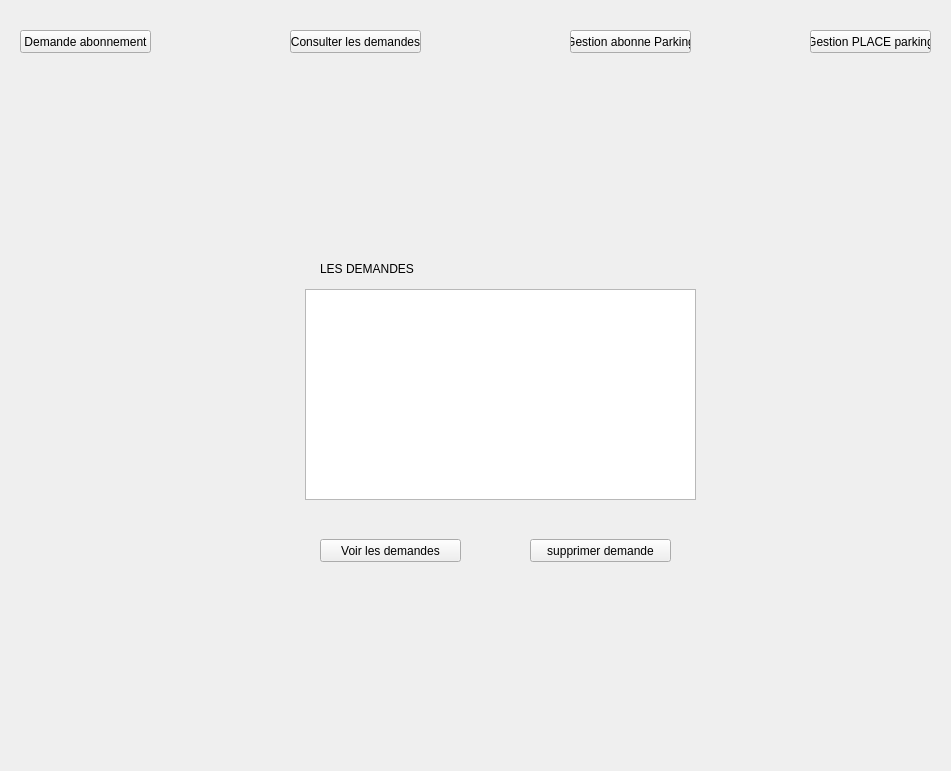
<?xml version="1.0" encoding="UTF-8"?>
<ui version="4.0">
 <class>gerer_abonneP</class>
 <widget class="QWidget" name="gerer_abonneP">
  <property name="geometry">
   <rect>
    <x>0</x>
    <y>0</y>
    <width>951</width>
    <height>771</height>
   </rect>
  </property>
  <property name="windowTitle">
   <string>Form</string>
  </property>
  <widget class="QStackedWidget" name="stackedWidget">
   <property name="geometry">
    <rect>
     <x>0</x>
     <y>69</y>
     <width>941</width>
     <height>691</height>
    </rect>
   </property>
   <property name="currentIndex">
    <number>1</number>
   </property>
   <widget class="QWidget" name="page_4">
    <widget class="QLabel" name="label_7">
     <property name="geometry">
      <rect>
       <x>280</x>
       <y>390</y>
       <width>47</width>
       <height>13</height>
      </rect>
     </property>
     <property name="text">
      <string>mail</string>
     </property>
    </widget>
    <widget class="QLabel" name="label_8">
     <property name="geometry">
      <rect>
       <x>280</x>
       <y>350</y>
       <width>51</width>
       <height>16</height>
      </rect>
     </property>
     <property name="text">
      <string>CIN</string>
     </property>
    </widget>
    <widget class="QLineEdit" name="EMAIL">
     <property name="geometry">
      <rect>
       <x>370</x>
       <y>390</y>
       <width>113</width>
       <height>20</height>
      </rect>
     </property>
    </widget>
    <widget class="QLabel" name="label_9">
     <property name="geometry">
      <rect>
       <x>230</x>
       <y>300</y>
       <width>111</width>
       <height>20</height>
      </rect>
     </property>
     <property name="text">
      <string>Date de naissance</string>
     </property>
    </widget>
    <widget class="QLabel" name="label_10">
     <property name="geometry">
      <rect>
       <x>280</x>
       <y>250</y>
       <width>47</width>
       <height>13</height>
      </rect>
     </property>
     <property name="text">
      <string>Prenom</string>
     </property>
    </widget>
    <widget class="QLineEdit" name="NOM">
     <property name="geometry">
      <rect>
       <x>370</x>
       <y>210</y>
       <width>113</width>
       <height>20</height>
      </rect>
     </property>
    </widget>
    <widget class="QPushButton" name="envoyerdemandeabonnement">
     <property name="geometry">
      <rect>
       <x>580</x>
       <y>450</y>
       <width>75</width>
       <height>23</height>
      </rect>
     </property>
     <property name="text">
      <string>Envoyer</string>
     </property>
    </widget>
    <widget class="QDateEdit" name="DATE">
     <property name="geometry">
      <rect>
       <x>370</x>
       <y>300</y>
       <width>110</width>
       <height>22</height>
      </rect>
     </property>
    </widget>
    <widget class="QLabel" name="label_11">
     <property name="geometry">
      <rect>
       <x>400</x>
       <y>170</y>
       <width>201</width>
       <height>16</height>
      </rect>
     </property>
     <property name="text">
      <string>Demande d'abonnement Parking</string>
     </property>
    </widget>
    <widget class="QLabel" name="label_12">
     <property name="geometry">
      <rect>
       <x>280</x>
       <y>210</y>
       <width>47</width>
       <height>13</height>
      </rect>
     </property>
     <property name="text">
      <string>Nom</string>
     </property>
    </widget>
    <widget class="QLineEdit" name="PRENOM">
     <property name="geometry">
      <rect>
       <x>370</x>
       <y>250</y>
       <width>113</width>
       <height>20</height>
      </rect>
     </property>
    </widget>
    <widget class="QLineEdit" name="CIN">
     <property name="geometry">
      <rect>
       <x>370</x>
       <y>340</y>
       <width>113</width>
       <height>20</height>
      </rect>
     </property>
    </widget>
    <widget class="QLabel" name="frr">
     <property name="geometry">
      <rect>
       <x>200</x>
       <y>300</y>
       <width>101</width>
       <height>41</height>
      </rect>
     </property>
     <property name="text">
      <string/>
     </property>
    </widget>
   </widget>
   <widget class="QWidget" name="page">
    <widget class="QTableView" name="TABDE">
     <property name="geometry">
      <rect>
       <x>305</x>
       <y>220</y>
       <width>391</width>
       <height>211</height>
      </rect>
     </property>
    </widget>
    <widget class="QLabel" name="label_6">
     <property name="geometry">
      <rect>
       <x>320</x>
       <y>190</y>
       <width>331</width>
       <height>20</height>
      </rect>
     </property>
     <property name="text">
      <string>LES DEMANDES</string>
     </property>
    </widget>
    <widget class="QPushButton" name="afficher_demande">
     <property name="geometry">
      <rect>
       <x>320</x>
       <y>470</y>
       <width>141</width>
       <height>23</height>
      </rect>
     </property>
     <property name="text">
      <string>Voir les demandes</string>
     </property>
    </widget>
    <widget class="QPushButton" name="supprimer_demande">
     <property name="geometry">
      <rect>
       <x>530</x>
       <y>470</y>
       <width>141</width>
       <height>23</height>
      </rect>
     </property>
     <property name="text">
      <string>supprimer demande</string>
     </property>
    </widget>
   </widget>
   <widget class="QWidget" name="page_2">
    <widget class="QLineEdit" name="nom">
     <property name="geometry">
      <rect>
       <x>290</x>
       <y>210</y>
       <width>113</width>
       <height>20</height>
      </rect>
     </property>
    </widget>
    <widget class="QLineEdit" name="prenom">
     <property name="geometry">
      <rect>
       <x>290</x>
       <y>270</y>
       <width>113</width>
       <height>20</height>
      </rect>
     </property>
    </widget>
    <widget class="QLabel" name="label_2">
     <property name="geometry">
      <rect>
       <x>230</x>
       <y>210</y>
       <width>47</width>
       <height>13</height>
      </rect>
     </property>
     <property name="text">
      <string>Nom</string>
     </property>
    </widget>
    <widget class="QLabel" name="label_3">
     <property name="geometry">
      <rect>
       <x>230</x>
       <y>280</y>
       <width>47</width>
       <height>13</height>
      </rect>
     </property>
     <property name="text">
      <string>Prenom</string>
     </property>
    </widget>
    <widget class="QTableView" name="tabP">
     <property name="geometry">
      <rect>
       <x>480</x>
       <y>230</y>
       <width>251</width>
       <height>251</height>
      </rect>
     </property>
    </widget>
    <widget class="QPushButton" name="save">
     <property name="geometry">
      <rect>
       <x>320</x>
       <y>300</y>
       <width>75</width>
       <height>23</height>
      </rect>
     </property>
     <property name="text">
      <string>Ajouter</string>
     </property>
    </widget>
    <widget class="QLineEdit" name="lineEdit">
     <property name="geometry">
      <rect>
       <x>590</x>
       <y>490</y>
       <width>113</width>
       <height>20</height>
      </rect>
     </property>
    </widget>
    <widget class="QComboBox" name="filtre_abo">
     <property name="geometry">
      <rect>
       <x>500</x>
       <y>490</y>
       <width>69</width>
       <height>22</height>
      </rect>
     </property>
    </widget>
    <widget class="QWidget" name="layoutWidget">
     <property name="geometry">
      <rect>
       <x>490</x>
       <y>190</y>
       <width>239</width>
       <height>30</height>
      </rect>
     </property>
     <layout class="QHBoxLayout" name="horizontalLayout">
      <item>
       <widget class="QPushButton" name="modifier">
        <property name="text">
         <string>Modifier</string>
        </property>
       </widget>
      </item>
      <item>
       <widget class="QPushButton" name="supprimer">
        <property name="text">
         <string>Supprimer</string>
        </property>
       </widget>
      </item>
     </layout>
    </widget>
    <widget class="QPushButton" name="retourner">
     <property name="geometry">
      <rect>
       <x>230</x>
       <y>460</y>
       <width>75</width>
       <height>23</height>
      </rect>
     </property>
     <property name="text">
      <string>Retourner</string>
     </property>
    </widget>
    <zorder>layoutWidget</zorder>
    <zorder>nom</zorder>
    <zorder>prenom</zorder>
    <zorder>label_2</zorder>
    <zorder>label_3</zorder>
    <zorder>tabP</zorder>
    <zorder>save</zorder>
    <zorder>lineEdit</zorder>
    <zorder>filtre_abo</zorder>
    <zorder>retourner</zorder>
   </widget>
   <widget class="QWidget" name="page_3">
    <widget class="QLineEdit" name="id5">
     <property name="geometry">
      <rect>
       <x>310</x>
       <y>230</y>
       <width>113</width>
       <height>20</height>
      </rect>
     </property>
    </widget>
    <widget class="QLabel" name="label">
     <property name="geometry">
      <rect>
       <x>220</x>
       <y>230</y>
       <width>91</width>
       <height>20</height>
      </rect>
     </property>
     <property name="text">
      <string>Identifiant parking</string>
     </property>
    </widget>
    <widget class="QLabel" name="label_4">
     <property name="geometry">
      <rect>
       <x>230</x>
       <y>390</y>
       <width>91</width>
       <height>20</height>
      </rect>
     </property>
     <property name="text">
      <string>Numero de place</string>
     </property>
    </widget>
    <widget class="QTableView" name="tabplace">
     <property name="geometry">
      <rect>
       <x>450</x>
       <y>250</y>
       <width>251</width>
       <height>241</height>
      </rect>
     </property>
    </widget>
    <widget class="QLineEdit" name="num5">
     <property name="geometry">
      <rect>
       <x>320</x>
       <y>390</y>
       <width>113</width>
       <height>20</height>
      </rect>
     </property>
    </widget>
    <widget class="QPushButton" name="ajouterplaceparking">
     <property name="geometry">
      <rect>
       <x>330</x>
       <y>450</y>
       <width>75</width>
       <height>23</height>
      </rect>
     </property>
     <property name="text">
      <string>ajouter </string>
     </property>
    </widget>
    <widget class="QPushButton" name="afficherplaceparking">
     <property name="geometry">
      <rect>
       <x>620</x>
       <y>510</y>
       <width>75</width>
       <height>23</height>
      </rect>
     </property>
     <property name="text">
      <string>afficher</string>
     </property>
    </widget>
    <widget class="QPushButton" name="modifierplaceparking">
     <property name="geometry">
      <rect>
       <x>480</x>
       <y>510</y>
       <width>75</width>
       <height>23</height>
      </rect>
     </property>
     <property name="text">
      <string>modiifer</string>
     </property>
    </widget>
   </widget>
  </widget>
  <widget class="QPushButton" name="GESTIONABONNEPARKING">
   <property name="geometry">
    <rect>
     <x>570</x>
     <y>30</y>
     <width>121</width>
     <height>23</height>
    </rect>
   </property>
   <property name="text">
    <string>Gestion abonne Parking</string>
   </property>
  </widget>
  <widget class="QPushButton" name="GESTIONPLACEPARKING">
   <property name="geometry">
    <rect>
     <x>810</x>
     <y>30</y>
     <width>121</width>
     <height>23</height>
    </rect>
   </property>
   <property name="text">
    <string>Gestion PLACE parking</string>
   </property>
  </widget>
  <widget class="QPushButton" name="consulterdemande">
   <property name="geometry">
    <rect>
     <x>290</x>
     <y>30</y>
     <width>131</width>
     <height>23</height>
    </rect>
   </property>
   <property name="text">
    <string>Consulter les demandes</string>
   </property>
  </widget>
  <widget class="QPushButton" name="demandeabonnement">
   <property name="geometry">
    <rect>
     <x>20</x>
     <y>30</y>
     <width>131</width>
     <height>23</height>
    </rect>
   </property>
   <property name="text">
    <string>Demande abonnement</string>
   </property>
  </widget>
 </widget>
 <resources/>
 <connections/>
</ui>
